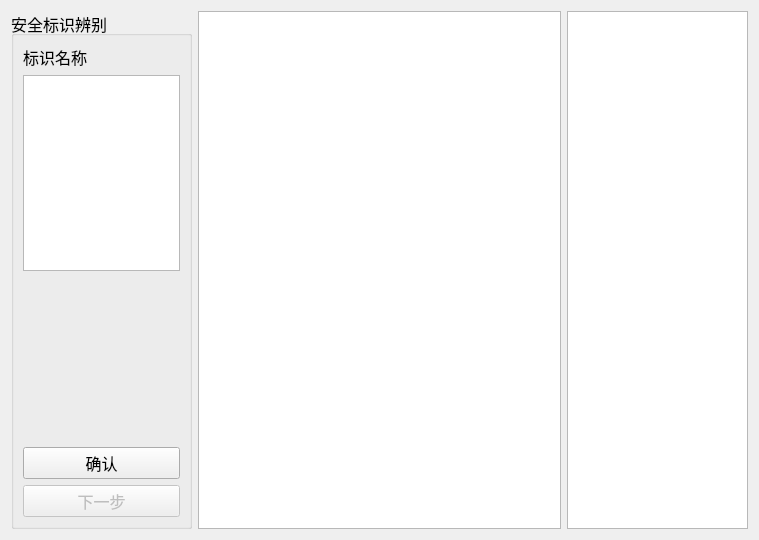
<?xml version="1.0" encoding="UTF-8"?>
<ui version="4.0">
 <class>SignRecognizing</class>
 <widget class="QWidget" name="SignRecognizing">
  <property name="geometry">
   <rect>
    <x>0</x>
    <y>0</y>
    <width>759</width>
    <height>540</height>
   </rect>
  </property>
  <property name="windowTitle">
   <string>Form</string>
  </property>
  <layout class="QHBoxLayout" name="horizontalLayout_2">
   <item>
    <layout class="QHBoxLayout" name="horizontalLayout" stretch="1,2,1">
     <item>
      <widget class="QGroupBox" name="groupBox">
       <property name="font">
        <font>
         <pointsize>12</pointsize>
        </font>
       </property>
       <property name="title">
        <string>安全标识辨别</string>
       </property>
       <layout class="QVBoxLayout" name="verticalLayout">
        <item>
         <widget class="QLabel" name="label">
          <property name="font">
           <font>
            <pointsize>12</pointsize>
           </font>
          </property>
          <property name="text">
           <string>标识名称</string>
          </property>
         </widget>
        </item>
        <item>
         <widget class="QListWidget" name="listWidget">
          <property name="font">
           <font>
            <pointsize>16</pointsize>
           </font>
          </property>
          <property name="editTriggers">
           <set>QAbstractItemView::NoEditTriggers</set>
          </property>
          <property name="alternatingRowColors">
           <bool>true</bool>
          </property>
          <property name="selectionMode">
           <enum>QAbstractItemView::SingleSelection</enum>
          </property>
          <property name="textElideMode">
           <enum>Qt::ElideMiddle</enum>
          </property>
          <property name="spacing">
           <number>5</number>
          </property>
          <property name="wordWrap">
           <bool>true</bool>
          </property>
         </widget>
        </item>
        <item>
         <spacer name="verticalSpacer">
          <property name="orientation">
           <enum>Qt::Vertical</enum>
          </property>
          <property name="sizeType">
           <enum>QSizePolicy::Fixed</enum>
          </property>
          <property name="sizeHint" stdset="0">
           <size>
            <width>20</width>
            <height>170</height>
           </size>
          </property>
         </spacer>
        </item>
        <item>
         <widget class="QPushButton" name="btnCheck">
          <property name="enabled">
           <bool>true</bool>
          </property>
          <property name="font">
           <font>
            <pointsize>12</pointsize>
           </font>
          </property>
          <property name="text">
           <string>确认</string>
          </property>
         </widget>
        </item>
        <item>
         <widget class="QPushButton" name="btnNext">
          <property name="enabled">
           <bool>false</bool>
          </property>
          <property name="font">
           <font>
            <pointsize>12</pointsize>
           </font>
          </property>
          <property name="text">
           <string>下一步</string>
          </property>
         </widget>
        </item>
       </layout>
      </widget>
     </item>
     <item>
      <widget class="QGraphicsView" name="graphicsView"/>
     </item>
     <item>
      <widget class="QTextBrowser" name="textBrowser"/>
     </item>
    </layout>
   </item>
  </layout>
 </widget>
 <resources/>
 <connections/>
</ui>
